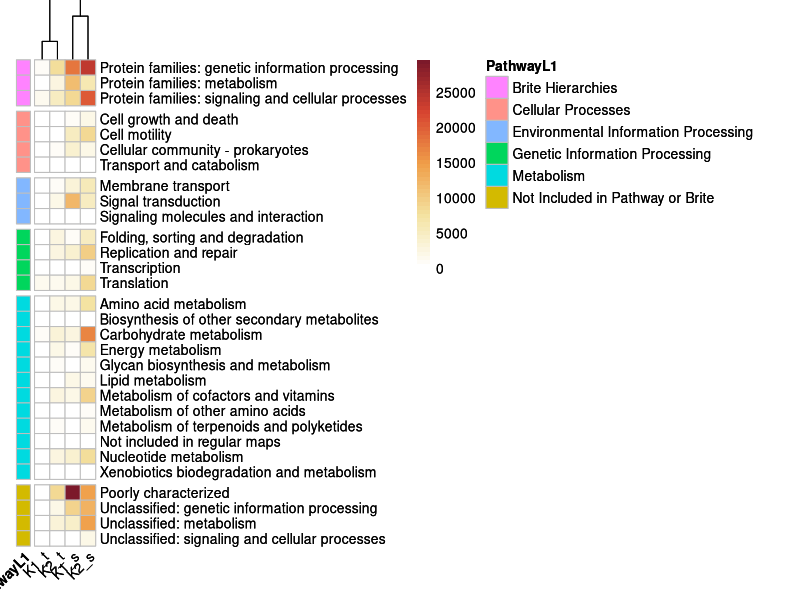
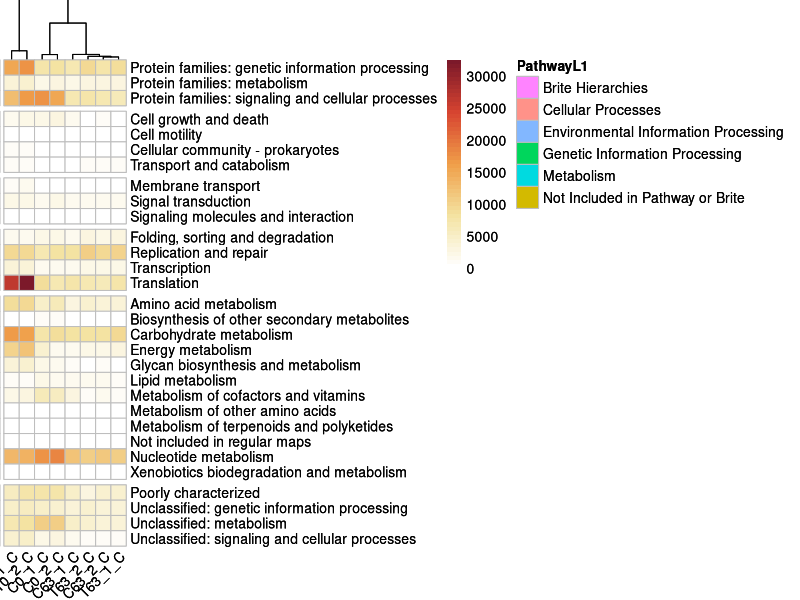
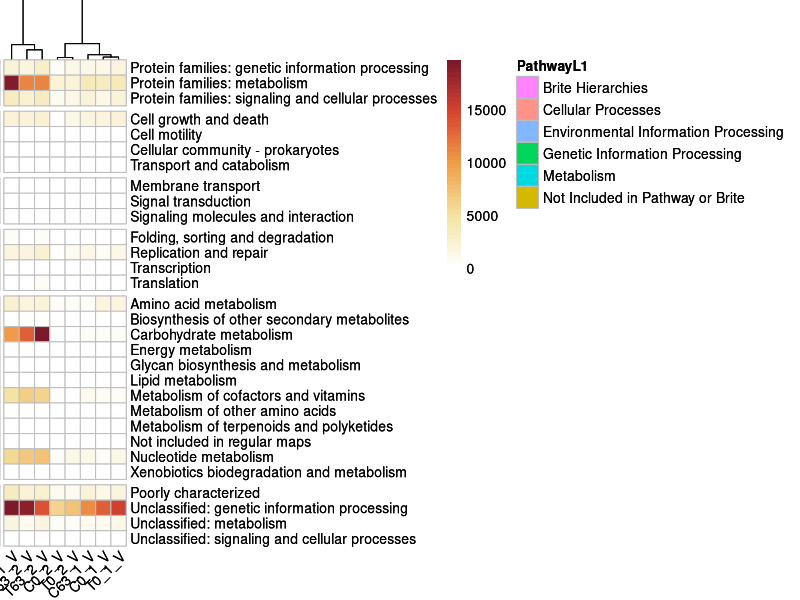
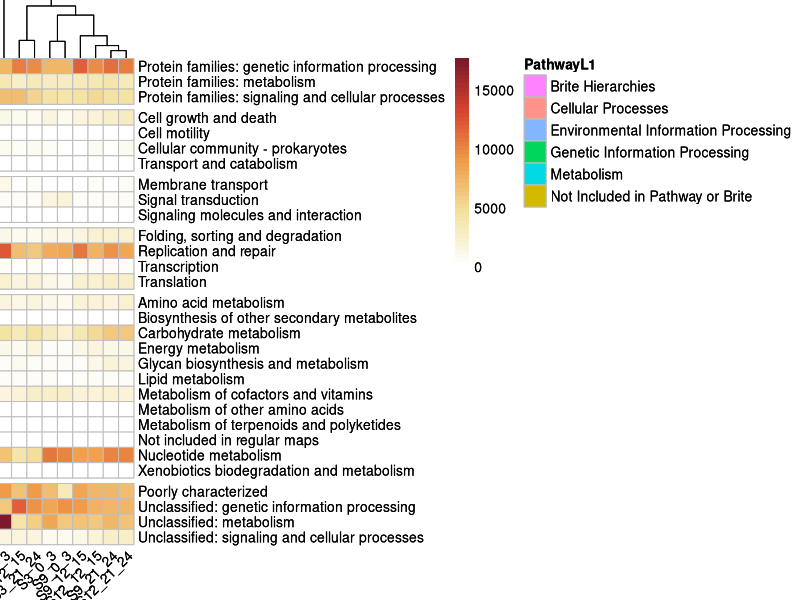
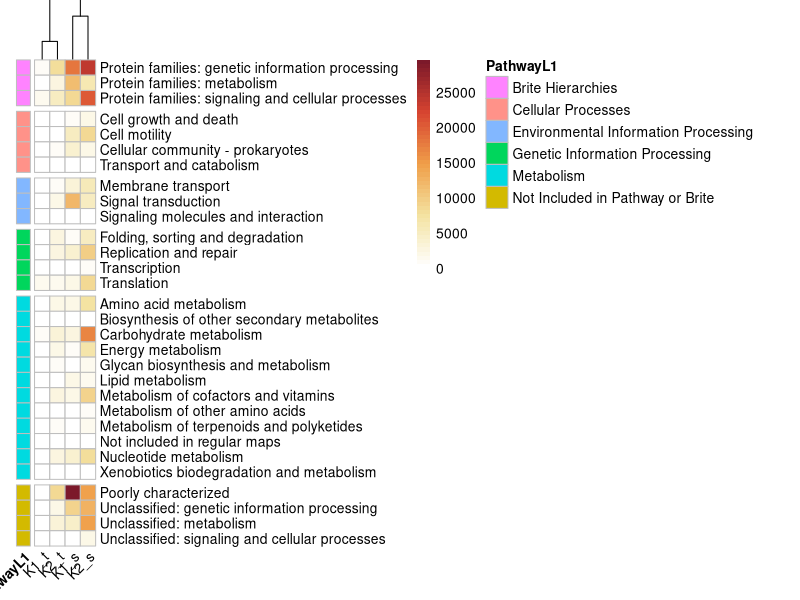
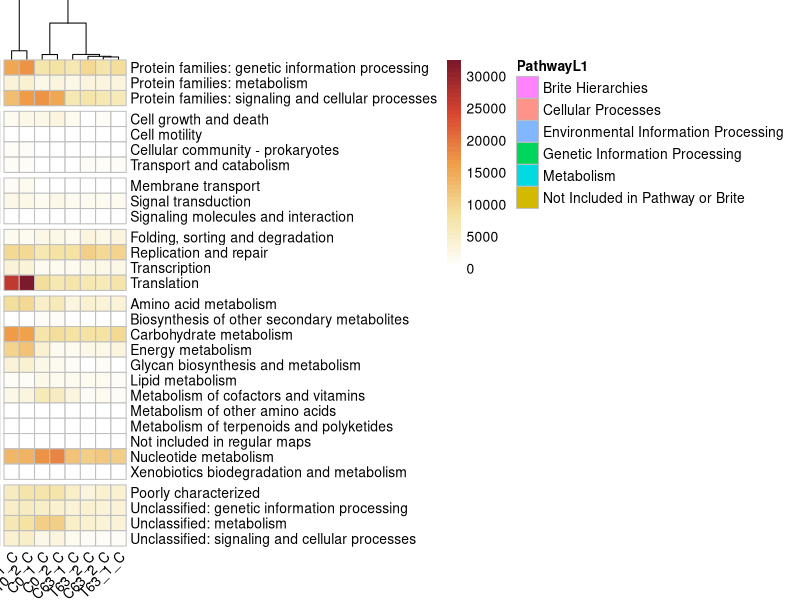
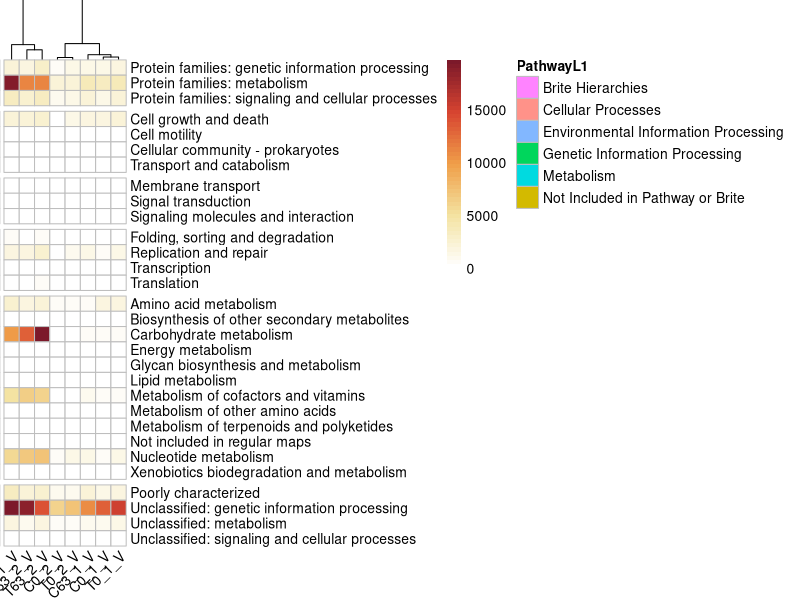
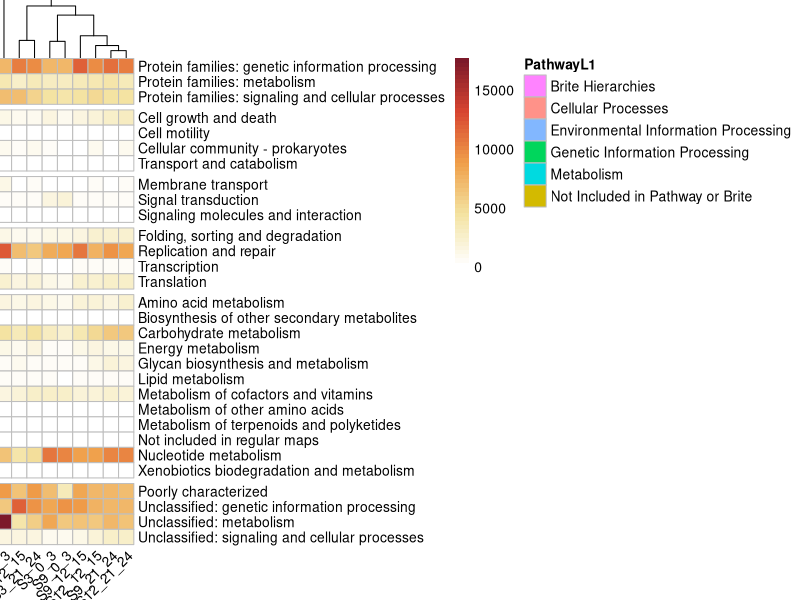

These charts were generated, in order, by the following R code:
library(pheatmap)
library(ggplot2)

K.data <- read.table("K_input.txt",header=T,row.names=1,sep="\t",comment.char="")

KSWCF.data <- read.table("KSW-CF_input.txt",header=T,row.names=1,sep="\t",comment.char="")

KSWVF.data <- read.table("KSW-VF_input.txt",header=T,row.names=1,sep="\t",comment.char="")

KSD.data <- read.table("KSD_input.txt",header=T,row.names=1,sep="\t",comment.char="")

plot.anno <- read.table("annotation.txt",header=T,row.names=1,sep="\t",comment.char="")


# K plot
K.p <- pheatmap(K.data, cluster_rows = FALSE, clustering_method = "ward.D",   
         border_color = "gray",                            
         gaps_row = c(3,7,10,14,26),  
         angle_col = 45,    
         color = colorRampPalette(c("#FFFFFF", "#F4E3A1", "#F09F49", "#D84531", "#7C192A"))(50), 
         annotation_row = plot.anno,  
         cellwidth = 11, cellheight = 11)  
K.p
ggsave(paste("./", "K-heatmap.pdf", sep=""), K.p, width = 10, height = 10)


# KSW-CF plot
KSWCF.p <- pheatmap(KSWCF.data, cluster_rows = FALSE, clustering_method = "ward.D",   
                border_color = "gray",    
                gaps_row = c(3,7,10,14,26),   
                angle_col = 45,    
                color = colorRampPalette(c("#FFFFFF", "#F4E3A1", "#F09F49", "#D84531", "#7C192A"))(50),  
                annotation_row = plot.anno, 
                cellwidth = 11, cellheight = 11)   
KSWCF.p
ggsave(paste("./", "KSWCF-heatmap.pdf", sep=""), KSWCF.p, width = 10, height = 10)


# KSW-VF plot
KSWVF.p <- pheatmap(KSWVF.data, cluster_rows = FALSE, clustering_method = "ward.D", 
                    border_color = "gray",                             
                    gaps_row = c(3,7,10,14,26),   
                    angle_col = 45,  
                    color = colorRampPalette(c("#FFFFFF", "#F4E3A1", "#F09F49", "#D84531", "#7C192A"))(50), 
                    annotation_row = plot.anno,  
                    cellwidth = 11, cellheight = 11)   
KSWVF.p
ggsave(paste("./", "KSWVF-heatmap.pdf", sep=""), KSWVF.p, width = 10, height = 10)


# KSD plot
KSD.p <- pheatmap(KSD.data, cluster_rows = FALSE, clustering_method = "ward.D",  
                    border_color = "gray",                               
                    gaps_row = c(3,7,10,14,26),    
                    angle_col = 45,    
                    color = colorRampPalette(c("#FFFFFF", "#F4E3A1", "#F09F49", "#D84531", "#7C192A"))(50),  
                    annotation_row = plot.anno,  
                    cellwidth = 11, cellheight = 11)  
KSD.p
ggsave(paste("./", "KSD-heatmap.pdf", sep=""), KSD.p, width = 10, height = 10)





